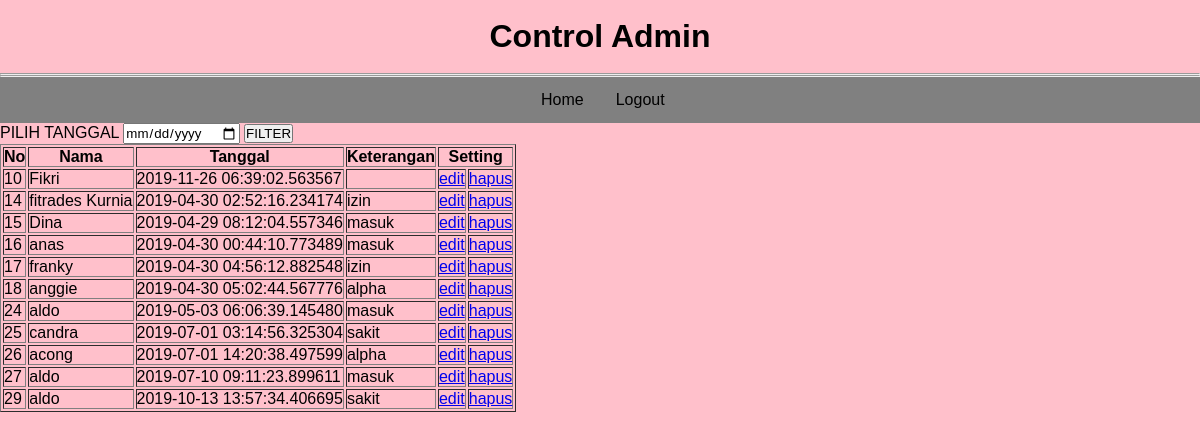
/indexadmin.php, run on the app's committed database.
### tables this page shows
CREATE TABLE `absensi` (
  `id` int(4) NOT NULL,
  `nama` varchar(100) NOT NULL,
  `tanggal` timestamp(6) NOT NULL DEFAULT CURRENT_TIMESTAMP(6) ON UPDATE CURRENT_TIMESTAMP(6),
  `keterangan` varchar(50) NOT NULL
);

### indexadmin.php (the view, shortened to what this page needs)
<?php
include 'koneksi.php';
 ?>
<!DOCTYPE html>
<html lang="en">
<head>
</head>
<body>
    <div class="header">
        <br>
        <center><h1>Control Admin</h1></center><br><hr><hr>
        <center><ul>
        <li><a href="indexadmin.php">Home</a></li>
        <li><a href="Admin.php">Logout</a></li>
        </ul></center>
    </div>
    <form method="get">
            <label>PILIH TANGGAL</label>
            <input type="date" name="tanggal">
            <input type="submit" value="FILTER">
        </form>
    <table border="">
        <tr>
            <th>No</th>
            <th>Nama</th>
            <th>Tanggal</th>
            <th>Keterangan</th>
            <th  colspan="2">Setting</th>
        </tr>
<?php
            if(isset($_GET['tanggal'])){
                $tgl = $_GET['tanggal'];
                $sql = mysqli_query($koneksi,"SELECT * FROM absensi WHERE tanggal LIKE '$tgl%'");
            }else{
                $sql = mysqli_query($koneksi,"SELECT * FROM absensi");
            }
            while($row = mysqli_fetch_array($sql)){
            ?>
              <tr>
                 <td><?= $row['id']?></td>
                 <td><?= $row['nama'] ?></td>
                 <td><?= $row['tanggal'] ?></td>
                 <td><?= $row['keterangan'] ?></td>
                 <td><a href="edit.php?id=<?= $row['id']; ?>">edit</a></td>
                 <td><a href="hapus.php?id=<?= $row['id']; ?>">hapus</a></td>
             </tr>
            <?php
            }
            ?>
</body>
</html>

### indexadmin.php (style rules this page uses)
* { font-family: sans-serif; margin: 0%; padding: 0%; }
body { background-color: pink; }
ul { list-style-type: none; margin: 0; padding-left: 525px; overflow: hidden; background-color: grey; }
li { float: left; }
li a { display: block; color: black; text-align: center; padding: 14px 16px; text-decoration: none; }

### data on the page
absensi: id "10", nama "Fikri", tanggal "2019-11-26 06:39:02.563567"
absensi: id "14", nama "fitrades Kurnia", tanggal "2019-04-30 02:52:16.234174", keterangan "izin"
absensi: id "15", nama "Dina", tanggal "2019-04-29 08:12:04.557346", keterangan "masuk"
absensi: id "16", nama "anas", tanggal "2019-04-30 00:44:10.773489", keterangan "masuk"
absensi: id "17", nama "franky", tanggal "2019-04-30 04:56:12.882548", keterangan "izin"
absensi: id "18", nama "anggie", tanggal "2019-04-30 05:02:44.567776", keterangan "alpha"
absensi: id "24", nama "aldo", tanggal "2019-05-03 06:06:39.145480", keterangan "masuk"
absensi: id "25", nama "candra", tanggal "2019-07-01 03:14:56.325304", keterangan "sakit"
absensi: id "26", nama "acong", tanggal "2019-07-01 14:20:38.497599", keterangan "alpha"
absensi: id "27", nama "aldo", tanggal "2019-07-10 09:11:23.899611", keterangan "masuk"
absensi: id "29", nama "aldo", tanggal "2019-10-13 13:57:34.406695", keterangan "sakit"
